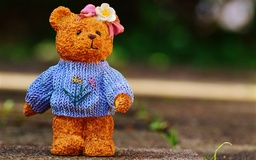
#> input picture tests/foto.jpg, 256 x 160 px, shrunk from 700 x 437 before the run
$ python test.py
#> lines starting #> are read from the running program, lines starting #| are printed output that depends on the picture
#> further down, original is the input picture: PIL image 256x160 RGB; mean R, G, B 98.8, 81.6, 61
#| Imagem carregada com sucesso! Formato original: JPEG
### pyfil/__init__.py
from PIL import Image
import numpy as np
from typing import Union

def validate_image(img: Image.Image) -> None:
    """Função auxiliar interna para validar se o objeto é uma imagem válida.

    Raises:
        TypeError: Se a entrada não for um objeto PIL.Image.
        ValueError: Se a imagem tiver dimensões inválidas (0x0).
    """
    if img is None:
        raise TypeError("A imagem de entrada não pode ser None.")

    if not isinstance(img, Image.Image):
        raise TypeError(f"Esperado objeto PIL.Image, recebido: {type(img).__name__}")

    if img.size[0] == 0 or img.size[1] == 0:
        raise ValueError("A imagem de entrada está vazia (dimensões 0x0).")

def ensure_rgb(img: Image.Image) -> Image.Image:
    """Garante que a imagem esteja no formato RGB e valida a entrada.

    Converte a imagem para RGB caso ela esteja em outro modo (L, RGBA, CMYK etc.),
    garantindo que todas as funções de filtragem da biblioteca operem com 3 canais.

    Args:
        img (PIL.Image.Image): Imagem de entrada.

    Returns:
        PIL.Image.Image: Imagem convertida para RGB.
    """
    # Validação da imagem
    validate_image(img)

    if img.mode != "RGB":
        return img.convert("RGB")
    return img

def to_grayscale(img: Image.Image) -> Image.Image:
    """Converte a imagem RGB para escala de cinza mantendo 3 canais.

    A imagem é convertida usando a fórmula de luminância do padrão ITU-R BT.601:
        Y = 0.299*Red + 0.587*Green + 0.114*Blue
    O resultado é replicado para os três canais para manter compatibilidade
    com outros filtros da biblioteca.

    Args:
        img (PIL.Image.Image): Imagem RGB de entrada.

    Returns:
        PIL.Image.Image: Imagem em tons de cinza com 3 canais (RGB).
    """
    img = ensure_rgb(img)
    array = np.array(img)

    red = array[:, :, 0]
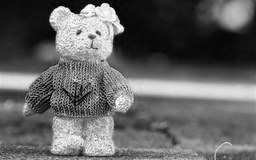
#> red: shape (160, 256); min 0, max 255, mean 98.8
    green = array[:, :, 1]
    blue = array[:, :, 2]
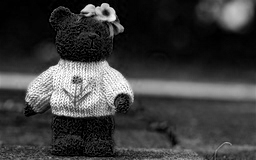
#> blue: shape (160, 256); min 0, max 255, mean 61

    gray = (0.299*red + 0.587*green + 0.114*blue).astype(np.uint8)
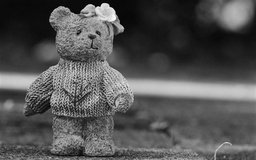
#> gray: shape (160, 256); min 0, max 250, mean 83.9
    out = np.stack([gray, gray, gray], axis=2)
    return Image.fromarray(out)

def to_blur(img: Image.Image, intensity: int = 1) -> Image.Image:
    """Desfoca a imagem usando média simples em uma janela 3x3.

    O filtro calcula a média dos valores de cada canal dentro de uma janela 3x3.
    As bordas são tratadas por repetição do valor mais próximo (padding 'edge').
    Permite aplicar o filtro múltiplas vezes para aumentar a intensidade do blur.

    Args:
        img (PIL.Image.Image): Imagem RGB de entrada.
        intensity (int): Número de vezes que o filtro será aplicado (padrão = 1).

    Returns:
        PIL.Image.Image: Imagem borrada.
    """
    # Verifica se a intensidade é Int
    if not isinstance(intensity, int):
        raise TypeError(f"A intensidade deve ser um número inteiro, recebido: {type(intensity).__name__}")

    # Verifica se o valor da intensidade é um número não negativo
    if intensity < 0:
        raise ValueError("A intensidade do blur não pode ser negativa.")

    # Validação da imagem
    out = ensure_rgb(img)

    # Se a intensidade for 0, retorna a imagem original
    if intensity == 0:
        return out

    # Loop para aplicar o filtro múltiplas vezes conforme a intensidade desejada
    for _ in range(intensity):
        array = np.array(out)
        height, width, _ = array.shape

        # Padding de 1 pixel em cada lado para acomodar a janela 3x3
        padded = np.pad(array, ((1, 1), (1, 1), (0, 0)), mode="edge")
        img = np.zeros_like(array)

        for y in range(height):
            for x in range(width):
                # Recorte da janela 3x3
                patch = padded[y:y+3, x:x+3]
                img[y, x] = patch.mean((0, 1))

        out = Image.fromarray(img.astype(np.uint8))
    return out

def to_negative(img: Image.Image) -> Image.Image:
    """Gera o negativo da imagem, invertendo os valores RGB.

    A operação aplicada é:
        pixel_saida = 255 - pixel_entrada

    Args:
        img (PIL.Image.Image): Imagem RGB de entrada.

    Returns:
        PIL.Image.Image: Imagem com cores invertidas (efeito negativo).
    """
    img = ensure_rgb(img)
    array = np.array(img)

    out = 255 - array
    return Image.fromarray(out)

def to_sepia(img: Image.Image) -> Image.Image:
    """Aplica um filtro Sépia (tom envelhecido) na imagem.

    Utiliza uma matriz de transformação de cores para converter os pixels
    para tons de marrom/amarelo, simulando fotografia antiga.

    Args:
        img (PIL.Image.Image): Imagem RGB de entrada.

    Returns:
        PIL.Image.Image: Imagem com filtro sépia aplicado.
    """
    img = ensure_rgb(img)
    array = np.array(img)

    # Matriz de transformação padrão para Sépia
    sepia_matrix = np.array([
        [0.393, 0.769, 0.189],
        [0.349, 0.686, 0.168],
        [0.272, 0.534, 0.131]
    ])

    # Multiplicação matricial nos canais de cor
    out = array.dot(sepia_matrix.T)

    # Garante que os valores fiquem no intervalo válido [0, 255]
    out = np.clip(out, 0, 255).astype(np.uint8)
    return Image.fromarray(out)

def to_bright(img: Image.Image, factor: Union[int, float]) -> Image.Image:
    """Ajusta o brilho da imagem multiplicando os pixels por um fator.

    Args:
        img (PIL.Image.Image): Imagem de entrada.
        factor (float): Fator de multiplicação.
                        1.0   -> mantém o brilho original
                        < 1.0 -> escurece a imagem (ex: 0.5 é metade do brilho)
                        > 1.0 -> clareia a imagem  (ex: 1.5 aumenta 50% o brilho)

    Returns:
        PIL.Image.Image: Imagem com brilho ajustado.
    """
#> called with factor = 1.5

    # Verifica se o fator de bilho é Float/Int
    if not isinstance(factor, (int, float)):
        raise TypeError(f"O fator de brilho deve ser numérico (int ou float), recebido: {type(factor).__name__}")

    # Verifica se o fator de bilho é um número não negativo
    if factor < 0:
        raise ValueError("O fator de brilho não pode ser negativo.")

    img = ensure_rgb(img)

    # Converte para float para evitar erros de arredondamento durante a multiplicação
    array = np.array(img, dtype=np.float32)

    out = array * factor

    # Garante que os valores fiquem no intervalo válido [0, 255]
    out = np.clip(out, 0, 255)
    return Image.fromarray(out.astype(np.uint8))

### tests/test.py
'''
cd tests
python -m venv .venv
source .venv/bin/activate
pip install --index-url https://test.pypi.org/simple/ --extra-index-url https://pypi.org/simple/ pyfil==0.0.1
'''


import pyfil
from PIL import Image
import os

# Tenta abrir a imagem.
try:
    original = Image.open("foto.jpg")
    print(f"Imagem carregada com sucesso! Formato original: {original.format}")
except FileNotFoundError:
    print("ERRO: O arquivo 'foto.jpg' não foi encontrado nesta pasta.")
    exit()

# TESTE DOS FILTROS

# Escala de Cinza
print("1. Aplicando Escala de Cinza...")
gray = pyfil.to_grayscale(original)
gray.save("1_cinza.jpeg")

# Sépia
print("2. Aplicando Filtro Sépia...")
sepia = pyfil.to_sepia(original)
sepia.save("2_sepia.png")

# Negativo
print("3. Aplicando Negativo...")
negative = pyfil.to_negative(original)
# Salvando em PNG para mostrar flexibilidade de formato
negative.save("3_negativo.bmp")

# Blur com intensidade variável
print("4. Aplicando Blur (Intensidade 3)...")
blur = pyfil.to_blur(original, intensity=3)
blur.save("4_blur.webp")

# Brilho
print("5. Aumentando o Brilho (50%)...")
bright = pyfil.to_bright(original, factor=1.5)
bright.save("5_brilho.tiff")

# TESTE DE COMBINAÇÃO DE FILTROS

# EFEITO 1: FOTO ANTIGA
# Passo A: Pega a original e aplica Sépia
passo1 = pyfil.to_sepia(original)
# Passo B: Pega o resultado do passo 1 e aplica Blur
passo2 = pyfil.to_blur(passo1, intensity=3)
# Passo C: Pega o resultado do passo 2 e escurece (fator < 1.0)
resultado_final = pyfil.to_bright(passo2, factor=0.7)
# Salvando o combo
resultado_final.save("6_efeito_antiga.jpg")

# EFEITO 2: SONHO / DREAMLIKE
sonho1 = pyfil.to_blur(original, intensity=2)
sonho2 = pyfil.to_bright(sonho1, factor=1.3)
sonho_final = pyfil.to_blur(sonho2, intensity=1)
#> the loop in to_blur (call 4), `for _ in range(intensity):` made 1 pass
#> pass 1, in to_blur (call 4), `padded = np.pad(array, ((1, 1), (1, 1), (0, 0)), mode="edge")`:
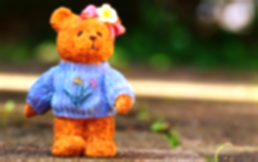
#> padded: shape (162, 258, 3); mean R, G, B 124.1, 104.1, 76.5
sonho_final.save("7_efeito_sonho.jpg")

# EFEITO 3: TERROR / HORROR
terror1 = pyfil.to_grayscale(original)
terror2 = pyfil.to_negative(terror1)
terror3 = pyfil.to_blur(terror2, intensity=1)
#> the loop in to_blur (call 5), `for _ in range(intensity):` made 1 pass
#> pass 1, in to_blur (call 5), `padded = np.pad(array, ((1, 1), (1, 1), (0, 0)), mode="edge")`:
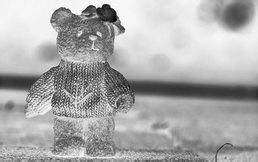
#> padded: shape (162, 258, 3); min 5, max 255, mean 171.3
terror_final = pyfil.to_bright(terror3, factor=0.5)
#> call 4 of to_bright, with factor = 0.5
#> in to_bright (call 4), `out = array * factor`:
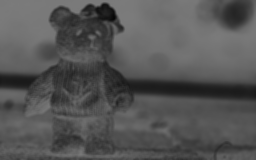
#> out: shape (160, 256, 3) float32; min 6, max 123.5, mean 85.3
terror_final.save("8_efeito_terror.jpg")

# EFEITO 4: VINTAGE SUAVE
vintage1 = pyfil.to_sepia(original)
vintage2 = pyfil.to_bright(vintage1, factor=1.15)
vintage_final = pyfil.to_blur(vintage2, intensity=1)
#> the loop in to_blur (call 6), `for _ in range(intensity):` made 1 pass
#> pass 1, in to_blur (call 6), `out = Image.fromarray(img.astype(np.uint8))`:
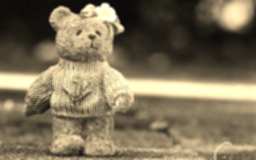
#> out: PIL image 256x160 RGB; mean R, G, B 125.6, 113.6, 88.7
vintage_final.save("9_efeito_vintage_suave.jpg")

print("Todos os filtros foram aplicados e salvos com sucesso!")
